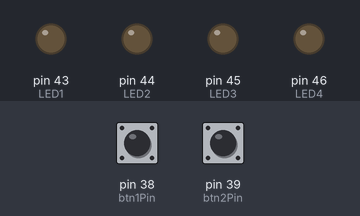
This sketch was run on a simulated Arduino Mega 2560, built with avr-gcc and run on an emulated ATmega2560. On the bench: output pins drawn as LEDs (lit = HIGH). Dashed ring = blinking. The test bench sets the inputs (shaded band); at power-on: pin 38 (btn1Pin) LOW, pin 39 (btn2Pin) LOW.

Above: at 1.2 s.
1.3 s: pin 38 (btn1Pin) pulled HIGH for 0.15 s
At 2.1 s:
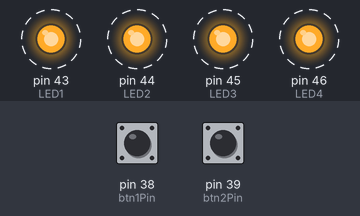
4.4 s: pin 39 (btn2Pin) pulled HIGH for 0.15 s
At 5.6 s:
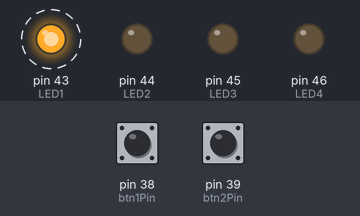
7.5 s: pin 38 (btn1Pin) pulled HIGH for 1 s
At 7.9 s:
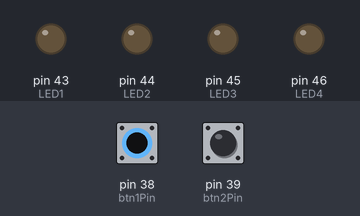
10.0 s: pin 38 (btn1Pin) pulled HIGH for 0.15 s
At 10.4 s:
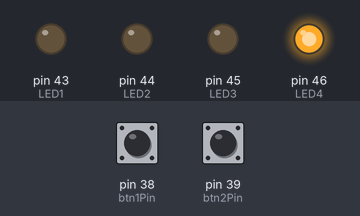
13.1 s: pin 38 (btn1Pin) pulled HIGH for 3.2 s
At 13.4 s:
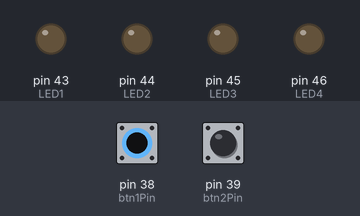
Timing chart, 0 to 16.1 s (numbered marks = the images above; inputs shaded):
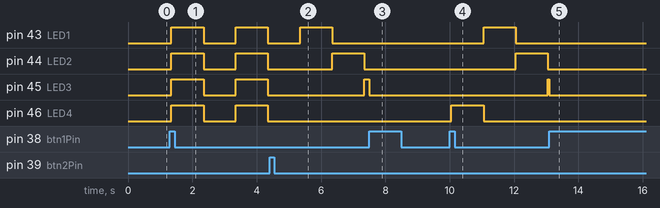

The sketch:

sketch_may15a.ino
```cpp
// 1. Pin Tanımlamaları
const int LED1 = 43, LED2 = 44, LED3 = 45, LED4 = 46;
const int btn1Pin = 38, btn2Pin = 39;

// Değişkenler
bool systemOn = false;    // Sistem açık/kapalı durumu
int currentMode = 1;      // Aktif mod (1, 2 veya 3)
bool lastBtn1 = LOW, lastBtn2 = LOW; // Önceki buton durumları

unsigned long prevTime = 0; // Zaman takibi için
int ledStep = 0;           // Mod 2 ve 3 için LED sırası

void setup() {
  pinMode(LED1, OUTPUT); pinMode(LED2, OUTPUT);
  pinMode(LED3, OUTPUT); pinMode(LED4, OUTPUT);
  pinMode(btn1Pin, INPUT); pinMode(btn2Pin, INPUT);
}

void loop() {
  // Butonları oku
  bool btn1 = digitalRead(btn1Pin);
  bool btn2 = digitalRead(btn2Pin);

  // BUTON 1: SİSTEM AÇ/KAPAT (Toggle)
  if (btn1 == HIGH && lastBtn1 == LOW) {
    systemOn = !systemOn;
    if (!systemOn) allOff(); // Kapandığında her şeyi söndür
    delay(50); // Titreşim engelleme
  }
  lastBtn1 = btn1;

  // BUTON 2: MOD DEĞİŞTİR (Sadece sistem açıkken)
  if (systemOn && btn2 == HIGH && lastBtn2 == LOW) {
    currentMode++;
    if (currentMode > 3) currentMode = 1;
    ledStep = 0; // Yeni moda geçince LED sırasını sıfırla
    allOff();    // Geçişte LED'leri temizle
    delay(50);
  }
  lastBtn2 = btn2;

  // MODLARI ÇALIŞTIR
  if (systemOn) {
    unsigned long now = millis();
    if (now - prevTime >= 1000) { // 1 saniye dolunca bir sonraki adıma geç
      prevTime = now;
      runSelectedMode();
    }
  }
}

void runSelectedMode() {
  allOff();
  switch (currentMode) {
    case 1: // Hepsi beraber yanıp söner
      static bool toggle = false;
      toggle = !toggle;
      if (toggle) {
        digitalWrite(LED1, HIGH); digitalWrite(LED2, HIGH);
        digitalWrite(LED3, HIGH); digitalWrite(LED4, HIGH);
      }
      break;

    case 2: // Soldan Sağa Sırayla
      digitalWrite(43 + ledStep, HIGH);
      ledStep = (ledStep + 1) % 4;
      break;

    case 3: // Sağdan Sola Sırayla
      digitalWrite(46 - ledStep, HIGH);
      ledStep = (ledStep + 1) % 4;
      break;
  }
}

void allOff() {
  digitalWrite(LED1, LOW); digitalWrite(LED2, LOW);
  digitalWrite(LED3, LOW); digitalWrite(LED4, LOW);
}
```

Measured:
- after the input at 1.3 s, pin 43 (LED1), pin 44 (LED2), pin 45 (LED3), pin 46 (LED4): alternates HIGH for 1.0 s and LOW for 1.0 s, starting after 0.05 s
- after the input at 4.4 s, pin 46 (LED4): stays LOW (without the input it goes to HIGH after 0.95 s)
- after the input at 7.5 s, pin 43 (LED1): stays LOW (without the input it goes to HIGH after 1.8 s); pin 45 (LED3): HIGH → LOW after 0.00 s instead of 0.85 s; pin 46 (LED4): stays LOW (without the input it goes to HIGH after 0.85 s)
- after the input at 10.0 s, pin 43 (LED1): LOW → HIGH after 1.1 s, → LOW 1.0 s later; pin 44 (LED2): LOW → HIGH after 2.0 s, → LOW 1.0 s later; pin 45 (LED3): LOW → HIGH after 3.0 s; pin 46 (LED4): LOW → HIGH after 0.05 s, → LOW 1.0 s later
- after the input at 13.1 s, pin 43 (LED1): stays LOW (without the input it goes to HIGH after 1.9 s); pin 44 (LED2): stays LOW (without the input it goes to HIGH after 2.9 s); pin 46 (LED4): stays LOW (without the input it goes to HIGH after 0.95 s)
